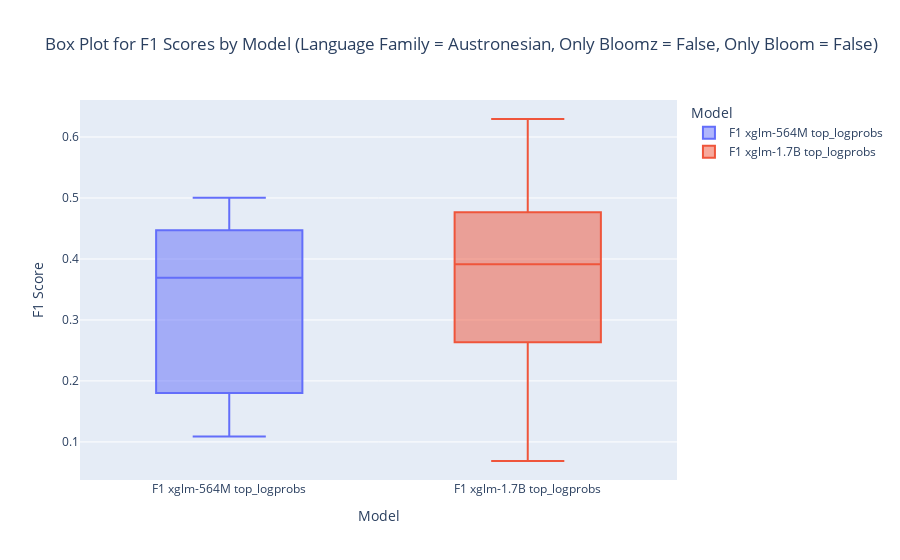
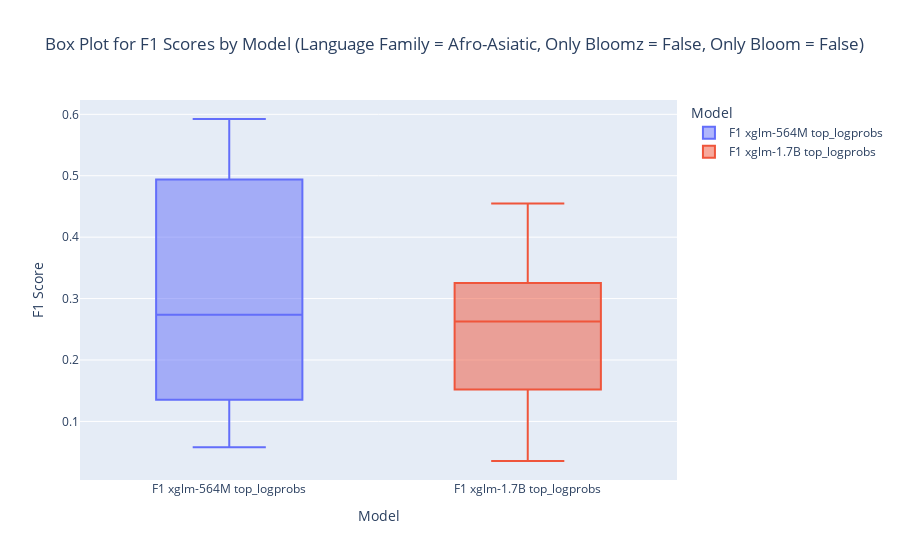
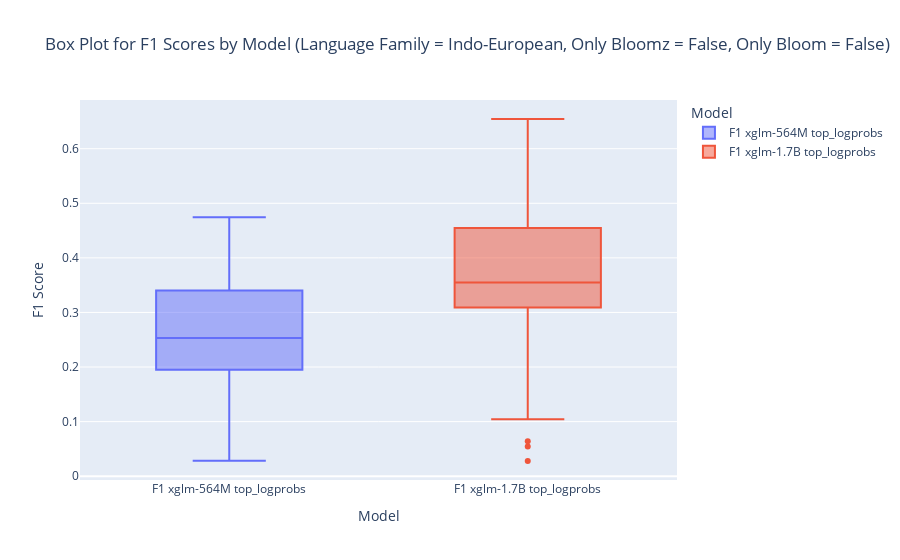
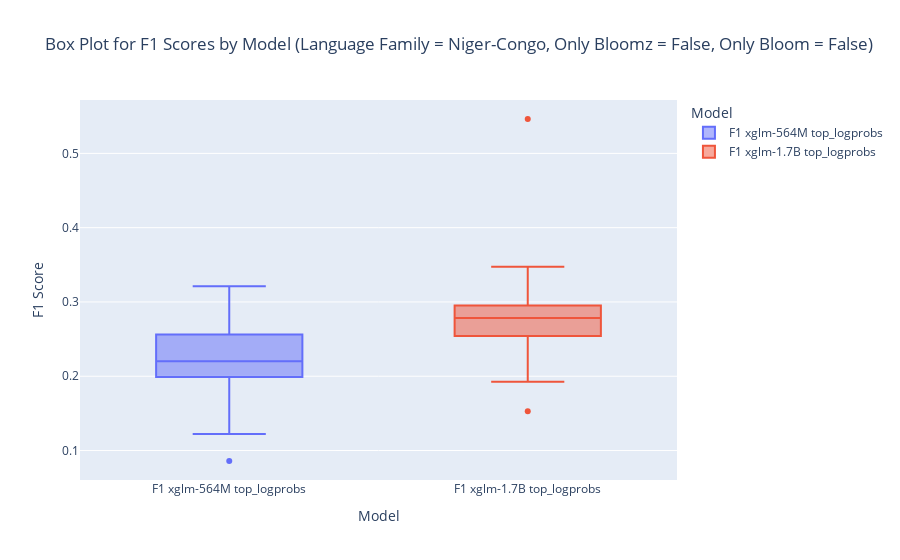

These figures' notebook cell, in order:
### Code cell
import plotly.express as px

only_bloomz = False
only_bloom = False

# we can filter based on 'Language Family', 'Script (ISO 15924)', 'Resource Level', 'Population', 'Language Vitality', 'Digital Language Support'.
filter = 'Language Family'

for value in df[filter].unique():
    filtered_df = filter_df(melted_df, filter, value, only_bloom, only_bloomz)
    fig = px.box(filtered_df, x='Model', y='F1 Score',
                 color='Model', title=f'Box Plot for F1 Scores by Model ({filter} = {value}, Only Bloomz = {only_bloomz}, Only Bloom = {only_bloom})',
                 labels={'F1 Score': 'F1 Score', 'Model': 'Model'})
    fig.show()
# Create a scatter plot using Plotly Express
# fig = px.scatter(melted_df, x='Language Name', y='F1 Score', color='Model',
#                  facet_col='Language Family', facet_col_wrap=3,
#                  labels={'F1 Score': 'F1 Score', 'Language Name': 'Language Name'},
#                  title='F1 Score by Language and Model')
# 
# # Customize layout if needed
# fig.update_layout(height=2000, width=1200)
# 
# # Show the plot
# fig.show()

### Figure 1 — Plotly figure (JSON) as saved in the notebook; plotly's stock layout.template omitted (floating-point values rounded to 4 significant figures)
{"data": [{"alignmentgroup": "True", "hovertemplate": "Model=%{x}<br>F1 Score=%{y}<extra></extra>", "legendgroup": "F1 xglm-564M top_logprobs", "marker": {"color": "#636efa"}, "name": "F1 xglm-564M top_logprobs", "notched": false, "offsetgroup": "F1 xglm-564M top_logprobs", "orientation": "v", "showlegend": true, "x": ["F1 xglm-564M top_logprobs", "F1 xglm-564M top_logprobs", "F1 xglm-564M top_logprobs", "F1 xglm-564M top_logprobs", "F1 xglm-564M top_logprobs", "F1 xglm-564M top_logprobs", "F1 xglm-564M top_logprobs", "F1 xglm-564M top_logprobs", "F1 xglm-564M top_logprobs", "F1 xglm-564M top_logprobs", "F1 xglm-564M top_logprobs", "F1 xglm-564M top_logprobs", "F1 xglm-564M top_logprobs", "F1 xglm-564M top_logprobs", "F1 xglm-564M top_logprobs", "F1 xglm-564M top_logprobs", "F1 xglm-564M top_logprobs", "F1 xglm-564M top_logprobs", "F1 xglm-564M top_logprobs", "F1 xglm-564M top_logprobs", "F1 xglm-564M top_logprobs"], "x0": " ", "xaxis": "x", "y": [0.1712, 0.3612, 0.4716, 0.1546, 0.3694, 0.4003, 0.4148, 0.1232, 0.3665, 0.5004, 0.4111, 0.1087, 0.4533, 0.1803, 0.493, 0.2333, 0.1793, 0.4264, 0.3131, 0.445, 0.4639], "y0": " ", "yaxis": "y", "type": "box"}, {"alignmentgroup": "True", "hovertemplate": "Model=%{x}<br>F1 Score=%{y}<extra></extra>", "legendgroup": "F1 xglm-1.7B top_logprobs", "marker": {"color": "#EF553B"}, "name": "F1 xglm-1.7B top_logprobs", "notched": false, "offsetgroup": "F1 xglm-1.7B top_logprobs", "orientation": "v", "showlegend": true, "x": ["F1 xglm-1.7B top_logprobs", "F1 xglm-1.7B top_logprobs", "F1 xglm-1.7B top_logprobs", "F1 xglm-1.7B top_logprobs", "F1 xglm-1.7B top_logprobs", "F1 xglm-1.7B top_logprobs", "F1 xglm-1.7B top_logprobs", "F1 xglm-1.7B top_logprobs", "F1 xglm-1.7B top_logprobs", "F1 xglm-1.7B top_logprobs", "F1 xglm-1.7B top_logprobs", "F1 xglm-1.7B top_logprobs", "F1 xglm-1.7B top_logprobs", "F1 xglm-1.7B top_logprobs", "F1 xglm-1.7B top_logprobs", "F1 xglm-1.7B top_logprobs", "F1 xglm-1.7B top_logprobs", "F1 xglm-1.7B top_logprobs", "F1 xglm-1.7B top_logprobs", "F1 xglm-1.7B top_logprobs", "F1 xglm-1.7B top_logprobs"], "x0": " ", "xaxis": "x", "y": [0.1015, 0.4299, 0.5004, 0.0687, 0.443, 0.4221, 0.3437, 0.1928, 0.3836, 0.6295, 0.4787, 0.07861, 0.557, 0.2823, 0.458, 0.2876, 0.2068, 0.4757, 0.3014, 0.3912, 0.5917], "y0": " ", "yaxis": "y", "type": "box"}], "layout": {"xaxis": {"anchor": "y", "domain": [0.0, 1.0], "title": {"text": "Model"}, "categoryorder": "array", "categoryarray": ["F1 xglm-564M top_logprobs", "F1 xglm-1.7B top_logprobs"]}, "yaxis": {"anchor": "x", "domain": [0.0, 1.0], "title": {"text": "F1 Score"}}, "legend": {"title": {"text": "Model"}, "tracegroupgap": 0}, "title": {"text": "Box Plot for F1 Scores by Model (Language Family = Austronesian, Only Bloomz = False, Only Bloom = False)"}, "boxmode": "overlay"}}

### Figure 2 — Plotly figure (JSON) as saved in the notebook; plotly's stock layout.template omitted (floating-point values rounded to 4 significant figures)
{"data": [{"alignmentgroup": "True", "hovertemplate": "Model=%{x}<br>F1 Score=%{y}<extra></extra>", "legendgroup": "F1 xglm-564M top_logprobs", "marker": {"color": "#636efa"}, "name": "F1 xglm-564M top_logprobs", "notched": false, "offsetgroup": "F1 xglm-564M top_logprobs", "orientation": "v", "showlegend": true, "x": ["F1 xglm-564M top_logprobs", "F1 xglm-564M top_logprobs", "F1 xglm-564M top_logprobs", "F1 xglm-564M top_logprobs", "F1 xglm-564M top_logprobs", "F1 xglm-564M top_logprobs", "F1 xglm-564M top_logprobs", "F1 xglm-564M top_logprobs", "F1 xglm-564M top_logprobs", "F1 xglm-564M top_logprobs", "F1 xglm-564M top_logprobs", "F1 xglm-564M top_logprobs", "F1 xglm-564M top_logprobs", "F1 xglm-564M top_logprobs", "F1 xglm-564M top_logprobs", "F1 xglm-564M top_logprobs", "F1 xglm-564M top_logprobs", "F1 xglm-564M top_logprobs", "F1 xglm-564M top_logprobs", "F1 xglm-564M top_logprobs", "F1 xglm-564M top_logprobs"], "x0": " ", "xaxis": "x", "y": [0.4651, 0.5025, 0.5074, 0.5052, 0.06951, 0.4908, 0.4599, 0.185, 0.4832, 0.5543, 0.5924, 0.1862, 0.2268, 0.09972, 0.1473, 0.3404, 0.1724, 0.2738, 0.08103, 0.058, 0.05793], "y0": " ", "yaxis": "y", "type": "box"}, {"alignmentgroup": "True", "hovertemplate": "Model=%{x}<br>F1 Score=%{y}<extra></extra>", "legendgroup": "F1 xglm-1.7B top_logprobs", "marker": {"color": "#EF553B"}, "name": "F1 xglm-1.7B top_logprobs", "notched": false, "offsetgroup": "F1 xglm-1.7B top_logprobs", "orientation": "v", "showlegend": true, "x": ["F1 xglm-1.7B top_logprobs", "F1 xglm-1.7B top_logprobs", "F1 xglm-1.7B top_logprobs", "F1 xglm-1.7B top_logprobs", "F1 xglm-1.7B top_logprobs", "F1 xglm-1.7B top_logprobs", "F1 xglm-1.7B top_logprobs", "F1 xglm-1.7B top_logprobs", "F1 xglm-1.7B top_logprobs", "F1 xglm-1.7B top_logprobs", "F1 xglm-1.7B top_logprobs", "F1 xglm-1.7B top_logprobs", "F1 xglm-1.7B top_logprobs", "F1 xglm-1.7B top_logprobs", "F1 xglm-1.7B top_logprobs", "F1 xglm-1.7B top_logprobs", "F1 xglm-1.7B top_logprobs", "F1 xglm-1.7B top_logprobs", "F1 xglm-1.7B top_logprobs", "F1 xglm-1.7B top_logprobs", "F1 xglm-1.7B top_logprobs"], "x0": " ", "xaxis": "x", "y": [0.3184, 0.335, 0.3219, 0.3681, 0.05387, 0.3126, 0.2627, 0.1801, 0.2829, 0.4052, 0.4547, 0.191, 0.2551, 0.1321, 0.1586, 0.4357, 0.2061, 0.2715, 0.09956, 0.03556, 0.06886], "y0": " ", "yaxis": "y", "type": "box"}], "layout": {"xaxis": {"anchor": "y", "domain": [0.0, 1.0], "title": {"text": "Model"}, "categoryorder": "array", "categoryarray": ["F1 xglm-564M top_logprobs", "F1 xglm-1.7B top_logprobs"]}, "yaxis": {"anchor": "x", "domain": [0.0, 1.0], "title": {"text": "F1 Score"}}, "legend": {"title": {"text": "Model"}, "tracegroupgap": 0}, "title": {"text": "Box Plot for F1 Scores by Model (Language Family = Afro-Asiatic, Only Bloomz = False, Only Bloom = False)"}, "boxmode": "overlay"}}

### Figure 3 — Plotly figure (JSON) as saved in the notebook; plotly's stock layout.template omitted (floating-point values rounded to 4 significant figures)
{"data": [{"alignmentgroup": "True", "hovertemplate": "Model=%{x}<br>F1 Score=%{y}<extra></extra>", "legendgroup": "F1 xglm-564M top_logprobs", "marker": {"color": "#636efa"}, "name": "F1 xglm-564M top_logprobs", "notched": false, "offsetgroup": "F1 xglm-564M top_logprobs", "orientation": "v", "showlegend": true, "x": ["F1 xglm-564M top_logprobs", "F1 xglm-564M top_logprobs", "F1 xglm-564M top_logprobs", "F1 xglm-564M top_logprobs", "F1 xglm-564M top_logprobs", "F1 xglm-564M top_logprobs", "F1 xglm-564M top_logprobs", "F1 xglm-564M top_logprobs", "F1 xglm-564M top_logprobs", "F1 xglm-564M top_logprobs", "F1 xglm-564M top_logprobs", "F1 xglm-564M top_logprobs", "F1 xglm-564M top_logprobs", "F1 xglm-564M top_logprobs", "F1 xglm-564M top_logprobs", "F1 xglm-564M top_logprobs", "F1 xglm-564M top_logprobs", "F1 xglm-564M top_logprobs", "F1 xglm-564M top_logprobs", "F1 xglm-564M top_logprobs", "F1 xglm-564M top_logprobs", "F1 xglm-564M top_logprobs", "F1 xglm-564M top_logprobs", "F1 xglm-564M top_logprobs", "F1 xglm-564M top_logprobs", "F1 xglm-564M top_logprobs", "F1 xglm-564M top_logprobs", "F1 xglm-564M top_logprobs", "F1 xglm-564M top_logprobs", "F1 xglm-564M top_logprobs", "F1 xglm-564M top_logprobs", "F1 xglm-564M top_logprobs", "F1 xglm-564M top_logprobs", "F1 xglm-564M top_logprobs", "F1 xglm-564M top_logprobs", "F1 xglm-564M top_logprobs", "F1 xglm-564M top_logprobs", "F1 xglm-564M top_logprobs", "F1 xglm-564M top_logprobs", "F1 xglm-564M top_logprobs", "F1 xglm-564M top_logprobs", "F1 xglm-564M top_logprobs", "F1 xglm-564M top_logprobs", "F1 xglm-564M top_logprobs", "F1 xglm-564M top_logprobs", "F1 xglm-564M top_logprobs", "F1 xglm-564M top_logprobs", "F1 xglm-564M top_logprobs", "F1 xglm-564M top_logprobs", "F1 xglm-564M top_logprobs", "F1 xglm-564M top_logprobs", "F1 xglm-564M top_logprobs", "F1 xglm-564M top_logprobs", "F1 xglm-564M top_logprobs", "F1 xglm-564M top_logprobs", "F1 xglm-564M top_logprobs", "F1 xglm-564M top_logprobs", "F1 xglm-564M top_logprobs", "F1 xglm-564M top_logprobs", "F1 xglm-564M top_logprobs", "F1 xglm-564M top_logprobs", "F1 xglm-564M top_logprobs", "F1 xglm-564M top_logprobs", "F1 xglm-564M top_logprobs", "F1 xglm-564M top_logprobs", "F1 xglm-564M top_logprobs", "F1 xglm-564M top_logprobs", "F1 xglm-564M top_logprobs", "F1 xglm-564M top_logprobs", "F1 xglm-564M top_logprobs", "F1 xglm-564M top_logprobs", "F1 xglm-564M top_logprobs", "F1 xglm-564M top_logprobs", "F1 xglm-564M top_logprobs", "F1 xglm-564M top_logprobs"], "x0": " ", "xaxis": "x", "y": [0.2776, 0.254, 0.1385, 0.3209, 0.4267, 0.1926, 0.3532, 0.3979, 0.2094, 0.3993, 0.4744, 0.2283, 0.04426, 0.1379, 0.252, 0.4083, 0.3502, 0.4491, 0.2128, 0.1464, 0.2578, 0.145, 0.139, 0.3066, 0.04128, 0.3696, 0.3842, 0.2165, 0.0389, 0.136, 0.3374, 0.3713, 0.2357, 0.2016, 0.2012, 0.329, 0.1675, 0.3455, 0.2623, 0.2857, 0.1387, 0.3906, 0.4491, 0.1928, 0.3001, 0.2533, 0.2812, 0.2269, 0.3001, 0.4393, 0.04179, 0.02819, 0.2502, 0.391, 0.207, 0.3347, 0.3411, 0.2392, 0.3364, 0.348, 0.2514, 0.02819, 0.2299, 0.2143, 0.1588, 0.2501, 0.3191, 0.235, 0.2593, 0.2134, 0.1164, 0.2853, 0.4746, 0.2647, 0.09791], "y0": " ", "yaxis": "y", "type": "box"}, {"alignmentgroup": "True", "hovertemplate": "Model=%{x}<br>F1 Score=%{y}<extra></extra>", "legendgroup": "F1 xglm-1.7B top_logprobs", "marker": {"color": "#EF553B"}, "name": "F1 xglm-1.7B top_logprobs", "notched": false, "offsetgroup": "F1 xglm-1.7B top_logprobs", "orientation": "v", "showlegend": true, "x": ["F1 xglm-1.7B top_logprobs", "F1 xglm-1.7B top_logprobs", "F1 xglm-1.7B top_logprobs", "F1 xglm-1.7B top_logprobs", "F1 xglm-1.7B top_logprobs", "F1 xglm-1.7B top_logprobs", "F1 xglm-1.7B top_logprobs", "F1 xglm-1.7B top_logprobs", "F1 xglm-1.7B top_logprobs", "F1 xglm-1.7B top_logprobs", "F1 xglm-1.7B top_logprobs", "F1 xglm-1.7B top_logprobs", "F1 xglm-1.7B top_logprobs", "F1 xglm-1.7B top_logprobs", "F1 xglm-1.7B top_logprobs", "F1 xglm-1.7B top_logprobs", "F1 xglm-1.7B top_logprobs", "F1 xglm-1.7B top_logprobs", "F1 xglm-1.7B top_logprobs", "F1 xglm-1.7B top_logprobs", "F1 xglm-1.7B top_logprobs", "F1 xglm-1.7B top_logprobs", "F1 xglm-1.7B top_logprobs", "F1 xglm-1.7B top_logprobs", "F1 xglm-1.7B top_logprobs", "F1 xglm-1.7B top_logprobs", "F1 xglm-1.7B top_logprobs", "F1 xglm-1.7B top_logprobs", "F1 xglm-1.7B top_logprobs", "F1 xglm-1.7B top_logprobs", "F1 xglm-1.7B top_logprobs", "F1 xglm-1.7B top_logprobs", "F1 xglm-1.7B top_logprobs", "F1 xglm-1.7B top_logprobs", "F1 xglm-1.7B top_logprobs", "F1 xglm-1.7B top_logprobs", "F1 xglm-1.7B top_logprobs", "F1 xglm-1.7B top_logprobs", "F1 xglm-1.7B top_logprobs", "F1 xglm-1.7B top_logprobs", "F1 xglm-1.7B top_logprobs", "F1 xglm-1.7B top_logprobs", "F1 xglm-1.7B top_logprobs", "F1 xglm-1.7B top_logprobs", "F1 xglm-1.7B top_logprobs", "F1 xglm-1.7B top_logprobs", "F1 xglm-1.7B top_logprobs", "F1 xglm-1.7B top_logprobs", "F1 xglm-1.7B top_logprobs", "F1 xglm-1.7B top_logprobs", "F1 xglm-1.7B top_logprobs", "F1 xglm-1.7B top_logprobs", "F1 xglm-1.7B top_logprobs", "F1 xglm-1.7B top_logprobs", "F1 xglm-1.7B top_logprobs", "F1 xglm-1.7B top_logprobs", "F1 xglm-1.7B top_logprobs", "F1 xglm-1.7B top_logprobs", "F1 xglm-1.7B top_logprobs", "F1 xglm-1.7B top_logprobs", "F1 xglm-1.7B top_logprobs", "F1 xglm-1.7B top_logprobs", "F1 xglm-1.7B top_logprobs", "F1 xglm-1.7B top_logprobs", "F1 xglm-1.7B top_logprobs", "F1 xglm-1.7B top_logprobs", "F1 xglm-1.7B top_logprobs", "F1 xglm-1.7B top_logprobs", "F1 xglm-1.7B top_logprobs", "F1 xglm-1.7B top_logprobs", "F1 xglm-1.7B top_logprobs", "F1 xglm-1.7B top_logprobs", "F1 xglm-1.7B top_logprobs", "F1 xglm-1.7B top_logprobs", "F1 xglm-1.7B top_logprobs"], "x0": " ", "xaxis": "x", "y": [0.344, 0.3693, 0.3465, 0.3825, 0.621, 0.3239, 0.5227, 0.5426, 0.4407, 0.5617, 0.4313, 0.3549, 0.1359, 0.255, 0.338, 0.5516, 0.326, 0.5069, 0.3175, 0.3487, 0.3615, 0.1498, 0.1889, 0.4013, 0.1308, 0.5435, 0.5544, 0.3895, 0.05456, 0.2271, 0.366, 0.515, 0.3507, 0.3226, 0.4193, 0.4225, 0.3595, 0.3195, 0.3539, 0.4426, 0.3292, 0.6109, 0.6544, 0.4468, 0.4573, 0.3648, 0.3279, 0.2831, 0.5253, 0.3393, 0.06398, 0.1303, 0.3404, 0.4667, 0.2603, 0.3335, 0.4867, 0.3669, 0.5245, 0.5017, 0.2733, 0.1045, 0.2986, 0.3064, 0.3404, 0.2757, 0.3984, 0.4436, 0.3703, 0.2934, 0.1632, 0.4783, 0.6376, 0.3199, 0.02781], "y0": " ", "yaxis": "y", "type": "box"}], "layout": {"xaxis": {"anchor": "y", "domain": [0.0, 1.0], "title": {"text": "Model"}, "categoryorder": "array", "categoryarray": ["F1 xglm-564M top_logprobs", "F1 xglm-1.7B top_logprobs"]}, "yaxis": {"anchor": "x", "domain": [0.0, 1.0], "title": {"text": "F1 Score"}}, "legend": {"title": {"text": "Model"}, "tracegroupgap": 0}, "title": {"text": "Box Plot for F1 Scores by Model (Language Family = Indo-European, Only Bloomz = False, Only Bloom = False)"}, "boxmode": "overlay"}}

### Figure 4 — Plotly figure (JSON) as saved in the notebook; plotly's stock layout.template omitted (floating-point values rounded to 4 significant figures)
{"data": [{"alignmentgroup": "True", "hovertemplate": "Model=%{x}<br>F1 Score=%{y}<extra></extra>", "legendgroup": "F1 xglm-564M top_logprobs", "marker": {"color": "#636efa"}, "name": "F1 xglm-564M top_logprobs", "notched": false, "offsetgroup": "F1 xglm-564M top_logprobs", "orientation": "v", "showlegend": true, "x": ["F1 xglm-564M top_logprobs", "F1 xglm-564M top_logprobs", "F1 xglm-564M top_logprobs", "F1 xglm-564M top_logprobs", "F1 xglm-564M top_logprobs", "F1 xglm-564M top_logprobs", "F1 xglm-564M top_logprobs", "F1 xglm-564M top_logprobs", "F1 xglm-564M top_logprobs", "F1 xglm-564M top_logprobs", "F1 xglm-564M top_logprobs", "F1 xglm-564M top_logprobs", "F1 xglm-564M top_logprobs", "F1 xglm-564M top_logprobs", "F1 xglm-564M top_logprobs", "F1 xglm-564M top_logprobs", "F1 xglm-564M top_logprobs", "F1 xglm-564M top_logprobs", "F1 xglm-564M top_logprobs", "F1 xglm-564M top_logprobs", "F1 xglm-564M top_logprobs", "F1 xglm-564M top_logprobs", "F1 xglm-564M top_logprobs", "F1 xglm-564M top_logprobs", "F1 xglm-564M top_logprobs", "F1 xglm-564M top_logprobs", "F1 xglm-564M top_logprobs", "F1 xglm-564M top_logprobs", "F1 xglm-564M top_logprobs", "F1 xglm-564M top_logprobs", "F1 xglm-564M top_logprobs", "F1 xglm-564M top_logprobs", "F1 xglm-564M top_logprobs", "F1 xglm-564M top_logprobs", "F1 xglm-564M top_logprobs"], "x0": " ", "xaxis": "x", "y": [0.2463, 0.2201, 0.2262, 0.2647, 0.2365, 0.1356, 0.1222, 0.2323, 0.1938, 0.2111, 0.0859, 0.3211, 0.2662, 0.2444, 0.2853, 0.2949, 0.2016, 0.2098, 0.1989, 0.2054, 0.2808, 0.1836, 0.2594, 0.1935, 0.2044, 0.3196, 0.2403, 0.1989, 0.2129, 0.2294, 0.2046, 0.2718, 0.2247, 0.1662, 0.1871], "y0": " ", "yaxis": "y", "type": "box"}, {"alignmentgroup": "True", "hovertemplate": "Model=%{x}<br>F1 Score=%{y}<extra></extra>", "legendgroup": "F1 xglm-1.7B top_logprobs", "marker": {"color": "#EF553B"}, "name": "F1 xglm-1.7B top_logprobs", "notched": false, "offsetgroup": "F1 xglm-1.7B top_logprobs", "orientation": "v", "showlegend": true, "x": ["F1 xglm-1.7B top_logprobs", "F1 xglm-1.7B top_logprobs", "F1 xglm-1.7B top_logprobs", "F1 xglm-1.7B top_logprobs", "F1 xglm-1.7B top_logprobs", "F1 xglm-1.7B top_logprobs", "F1 xglm-1.7B top_logprobs", "F1 xglm-1.7B top_logprobs", "F1 xglm-1.7B top_logprobs", "F1 xglm-1.7B top_logprobs", "F1 xglm-1.7B top_logprobs", "F1 xglm-1.7B top_logprobs", "F1 xglm-1.7B top_logprobs", "F1 xglm-1.7B top_logprobs", "F1 xglm-1.7B top_logprobs", "F1 xglm-1.7B top_logprobs", "F1 xglm-1.7B top_logprobs", "F1 xglm-1.7B top_logprobs", "F1 xglm-1.7B top_logprobs", "F1 xglm-1.7B top_logprobs", "F1 xglm-1.7B top_logprobs", "F1 xglm-1.7B top_logprobs", "F1 xglm-1.7B top_logprobs", "F1 xglm-1.7B top_logprobs", "F1 xglm-1.7B top_logprobs", "F1 xglm-1.7B top_logprobs", "F1 xglm-1.7B top_logprobs", "F1 xglm-1.7B top_logprobs", "F1 xglm-1.7B top_logprobs", "F1 xglm-1.7B top_logprobs", "F1 xglm-1.7B top_logprobs", "F1 xglm-1.7B top_logprobs", "F1 xglm-1.7B top_logprobs", "F1 xglm-1.7B top_logprobs", "F1 xglm-1.7B top_logprobs"], "x0": " ", "xaxis": "x", "y": [0.2602, 0.194, 0.2683, 0.312, 0.2963, 0.1924, 0.1528, 0.2725, 0.2784, 0.2913, 0.222, 0.3315, 0.2926, 0.2335, 0.3473, 0.3312, 0.2761, 0.2522, 0.3133, 0.2726, 0.3346, 0.2678, 0.2803, 0.28, 0.2104, 0.5463, 0.2797, 0.2681, 0.2829, 0.2859, 0.2296, 0.346, 0.2863, 0.275, 0.2334], "y0": " ", "yaxis": "y", "type": "box"}], "layout": {"xaxis": {"anchor": "y", "domain": [0.0, 1.0], "title": {"text": "Model"}, "categoryorder": "array", "categoryarray": ["F1 xglm-564M top_logprobs", "F1 xglm-1.7B top_logprobs"]}, "yaxis": {"anchor": "x", "domain": [0.0, 1.0], "title": {"text": "F1 Score"}}, "legend": {"title": {"text": "Model"}, "tracegroupgap": 0}, "title": {"text": "Box Plot for F1 Scores by Model (Language Family = Niger-Congo, Only Bloomz = False, Only Bloom = False)"}, "boxmode": "overlay"}}
